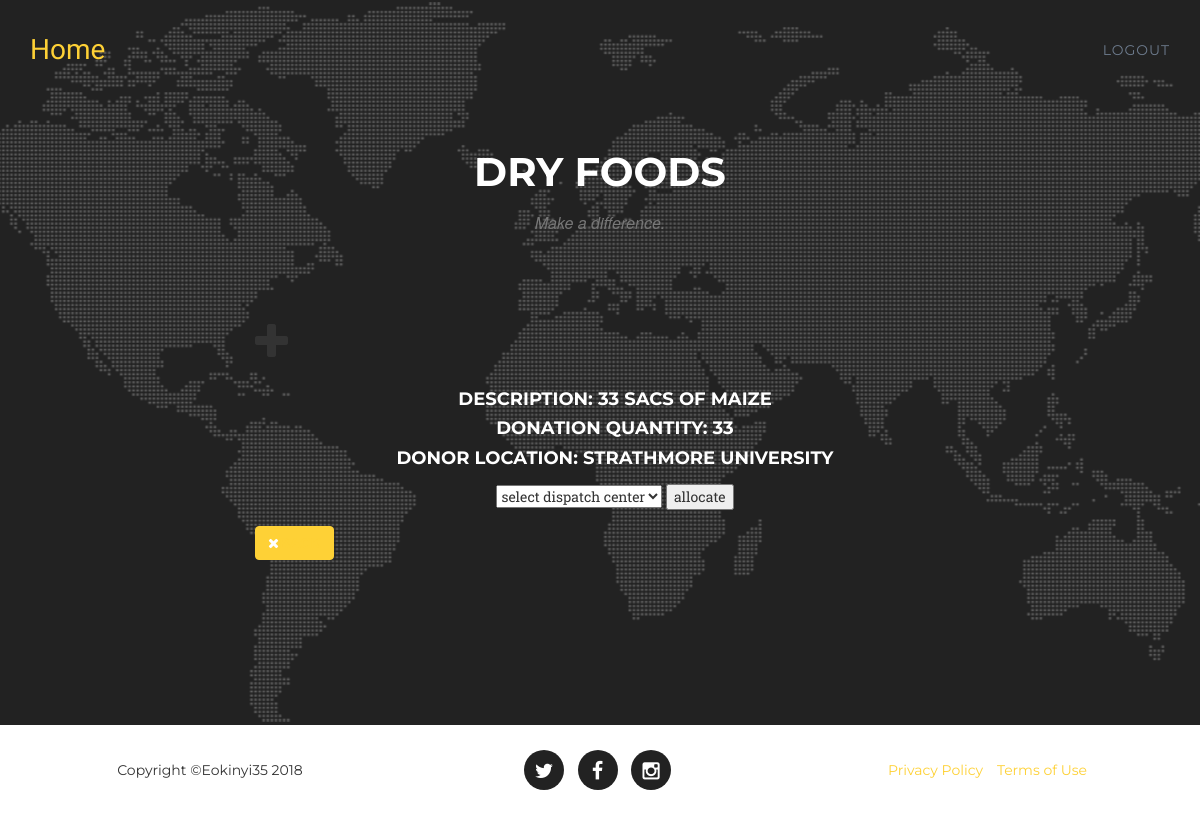
Page /dryfood.php (signed in) on the committed database.
### tables this page shows
CREATE TABLE `donations` (
  `user_id` int(20) NOT NULL,
  `donor_email` varchar(100) NOT NULL,
  `image` varchar(225) NOT NULL DEFAULT 'default.jpg',
  `donation_id` int(10) NOT NULL,
  `donation_description` varchar(30) NOT NULL,
  `donation_location` varchar(30) NOT NULL,
  `donation_quantity` int(10) NOT NULL,
  `donation_time` timestamp(6) NOT NULL DEFAULT CURRENT_TIMESTAMP(6),
  `FoodType` varchar(20) NOT NULL,
  `campaign_id` int(10) NOT NULL,
  `lat` float(10,6) NOT NULL,
  `lng` float(10,6) NOT NULL,
  `institution_id` int(10) NOT NULL,
  `status` int(1) NOT NULL DEFAULT '1',
  `expiry_date` date NOT NULL,
  `donor_phone` int(12) NOT NULL
);

### dryfood.php (the view, shortened to what this page needs)
<!DOCTYPE html>
<html lang="en">
<head>
    <link href="css/bootstrap.min.css" rel="stylesheet">
    <link href="css/agency.css" rel="stylesheet">
    <link href="font-awesome/css/font-awesome.min.css" rel="stylesheet" type="text/css">
</head>
<body>
 <section id="contact">
  <nav class="navbar navbar-default navbar-fixed-top">
        <div class="container">
            <div class="navbar-header page-scroll">
                <a class="navbar-brand page-scroll" href="campaigns.php">Home</a>
            </div>
            <div class="collapse navbar-collapse" id="bs-example-navbar-collapse-1">
                <ul class="nav navbar-nav navbar-right">
                     <li>
                        <a  class="page-scroll" href="logout.php">logout</a>
                    </li>
                </ul>
            </div>
        </div>
    </nav>
        <div class="container">
            <div class="row">
                <div class="col-lg-12 text-center">
                    <h2 class="section-heading">Dry Foods</h2>
                    <h3 class="section-subheading text-muted">Make a difference.</h3>
                </div>
            </div>
            <div class="row">
             <form action="cart.php" method="POST" enctype="multipart/data">
                <div class="col-lg-12">
                    <form name="sentMessage" id="contactForm" novalidate>
                        <div class="container">
                              <div class="row">
                                  <div class="col-lg-8 col-lg-offset-2">
                                      <div class="modal-body">
                                         <div class="portfolio-hover">
                                          <div class="portfolio-hover-content">
                                              <i class="fa fa-plus fa-3x"></i>
                                          </div>
                                         </div>
                                          <?php
                                          require_once "connection.php";
                                           $sql = mysqli_query($conn,"SELECT * FROM donations WHERE FoodType ='Dry' AND status = '1'");
                                          if(!empty($sql))
                                          {
                                            $row = mysqli_num_rows($sql);
                                            if($row > 0 ) {
                                                while($rew = $sql->fetch_assoc()) {
                                          ?>
                                          <form action="cart.php" method="POST" enctype="multipart/data">
                                          <div style="background-color: #f1f1f1 border-radius: 5px; padding: 16px;" align="center">
                                          <h4 class="section-heading">Description: <?php echo $rew["donation_description"];?></h4>
                                          <h4 class="section-heading">Donation Quantity: <?php echo $rew["donation_quantity"];?></h4>
                                          <h4 class="section-heading">Donor Location: <?php echo $rew["donation_location"];?></h4>
                                          <select name="dispatchcenterId">
                                          <option value="">select dispatch center</option>
                                          </select>
                                          <input type="submit" name="add_to_cart" style="margin-top: 5px" value="allocate"/>
                                          </div>
                                          </form>
                                          <?php
                                                }
                                              }
                                            }
                                          ?>
                                          <button type="button" class="btn btn-primary" data-dismiss="modal"><i class="fa fa-times"></i><a href = 'campaigns.php'>Back</a></button>
                                      </div>
                                  </div>
                              </div>
                          </div>
                    </form>
                </div>
            </div>
        </div>
    </section>
    <footer>
        <div class="container">
            <div class="row">
                <div class="col-md-4">
                    <span class="copyright">Copyright &copy;Eokinyi35 2018</span>
                </div>
                <div class="col-md-4">
                    <ul class="list-inline social-buttons">
                        <li><a href="https://twitter.com/okinyi_emmanuel"><i class="fa fa-twitter"></i></a>
                        </li>
                        <li><a href="https://www.facebook.com/Emmanuel Okinyi/?pnref=lhc"><i class="fa fa-facebook"></i></a>
                        </li>
                        <li><a href="https://www.instagram.com/eokinyi/"><i class="fa fa-instagram"></i></a>
                        </li>
                    </ul>
                </div>
                <div class="col-md-4">
                    <ul class="list-inline quicklinks">
                        <li><a href="#">Privacy Policy</a>
                        </li>
                        <li><a href="#">Terms of Use</a>
                        </li>
                    </ul>
                </div>
            </div>
        </div>
    </footer>
</body>
</html>

### css/agency.css (style rules this page uses)
body { overflow-x:hidden; font-family:"Roboto Slab","Helvetica Neue",Helvetica,Arial,sans-serif }
.text-muted { color:#777 }
a,a:hover,a:focus,a:active,a.active { outline:0 }
a { color:#fed136 }
h1,h2,h3,h4,h5,h6 { font-family:Montserrat,"Helvetica Neue",Helvetica,Arial,sans-serif; text-transform:uppercase; font-weight:700 }
.btn-primary { color:#fff; background-color:#fed136; border-color:#fed136; font-family:Montserrat,"Helvetica Neue",Helvetica,Arial,sans-serif; text-transform:uppercase; font-weight:700 }
.navbar-default { background-color:#222; border-color:transparent }
.navbar-default .navbar-brand { color:#fed136; font-family:"Kaushan Script","Helvetica Neue",Helvetica,Arial,cursive }
.navbar-default .navbar-collapse { border-color:rgba(255,255,255,.02) }
.navbar-default .nav li a { font-family:Montserrat,"Helvetica Neue",Helvetica,Arial,sans-serif; text-transform:uppercase; font-weight:400;letter-spacing:1px; color:#6D7B8D }
@media (min-width:768px) { .navbar-default { background-color:transparent; padding:25px 0; -webkit-transition:padding .3s;-moz-transition:padding .3s;transition:padding .3s;border:0 } }
@media (min-width:768px) { .navbar-default .navbar-brand { font-size:2em; -webkit-transition:all .3s; -moz-transition:all .3s; transition:all .3s } }
section { padding:100px 0 }
section h2.section-heading { font-size:40px; margin-top:0; margin-bottom:15px }
section h3.section-subheading { font-size:16px; font-family:"Droid Serif","Helvetica Neue",Helvetica,Arial,sans-serif; text-transform:none; font-style:italic; font-weight:400; margin-bottom:75px }
@media (min-width:768px) { section { padding:150px 0 } }
section#contact { background-color:#222; background-image:url(../img/map-image.png); background-position:center; background-repeat:no-repeat }
section#contact .section-heading { color:#fff }
footer { padding:25px 0;text-align:center }
footer span.copyright { line-height:40px; font-family:Montserrat,"Helvetica Neue",Helvetica,Arial,sans-serif; text-transform:uppercase; text-transform:none }
footer ul.quicklinks { margin-bottom:0; line-height:40px; font-family:Montserrat,"Helvetica Neue",Helvetica,Arial,sans-serif; text-transform:uppercase; text-transform:none }
ul.social-buttons { margin-bottom:0 }
ul.social-buttons li a { display:block; background-color:#222; height:40px; width:40px; border-radius:100%; font-size:20px; line-height:40px; color:#fff; outline:0; -webkit-transition:all .3s; -moz-transition:all .3s; transition:all .3s }
body { webkit-tap-highlight-color:#fed136 }

### rows in the picture
donations: donation_description "33 SACS OF MAIZE", donation_quantity "33", donation_location "STRATHMORE UNIVERSITY"
